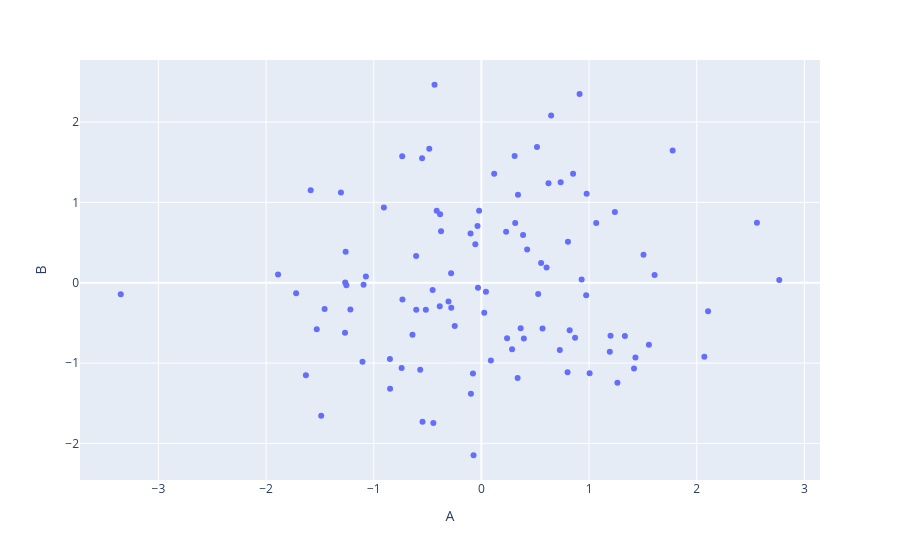

Write notebook code for a chart like this one.
### Code cell
px.scatter(df,x='A',y='B')
